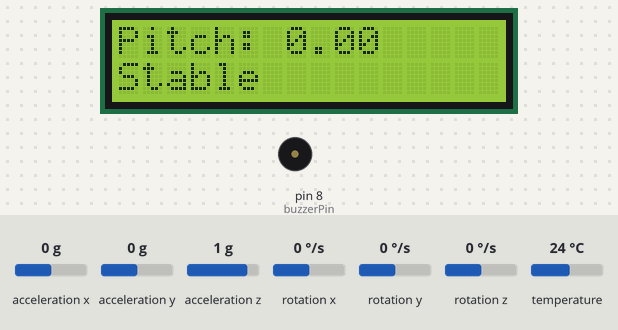
A sketch run on a simulated Arduino Uno, built with avr-gcc and run on an emulated ATmega328P. Shown: 16×2 character LCD, buzzer (waves = sounding). The inputs (shaded band) are chosen by the test bench; at power-on: acceleration y 0 g, acceleration z 1 g, acceleration x 0 g, rotation x 0 °/s, rotation y 0 °/s, rotation z 0 °/s, temperature 24 °C.

Above: at 1.2 s.
1.3 s: acceleration y set to -0.4 g
At 2.6 s:
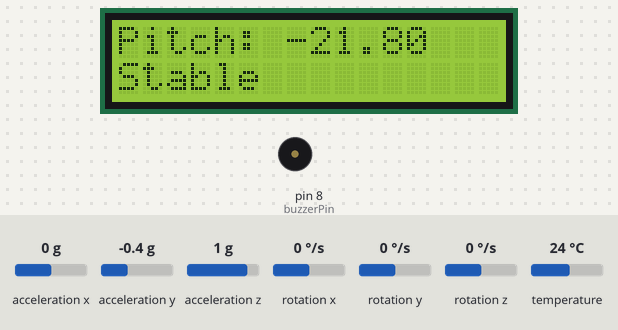
2.9 s: acceleration y set to -0.7 g
At 4.2 s:
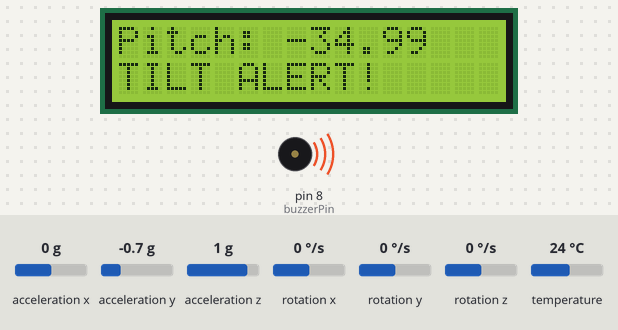
4.5 s: acceleration y set to 0 g
At 5.6 s:
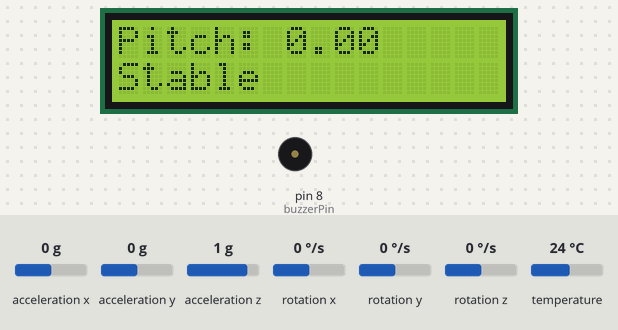
7.5 s: acceleration z set to 0.1 g
9.0 s: acceleration z set to -0.2 g
At 10.2 s:
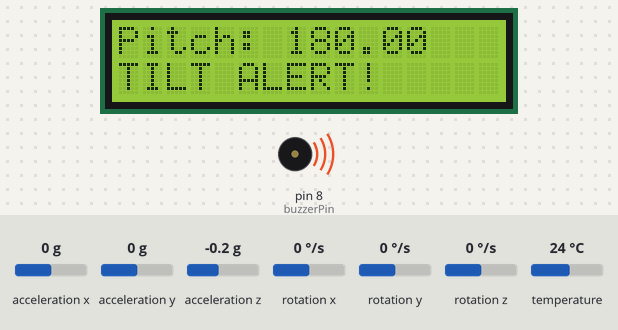
10.5 s: acceleration z set to 0 g
At 11.5 s:
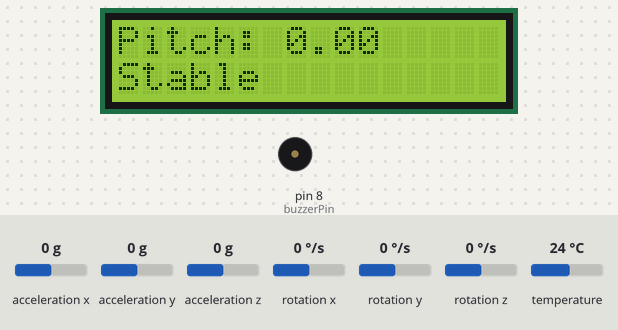
Timing chart, 0 to 13.1 s (numbered marks = the images above; inputs shaded):
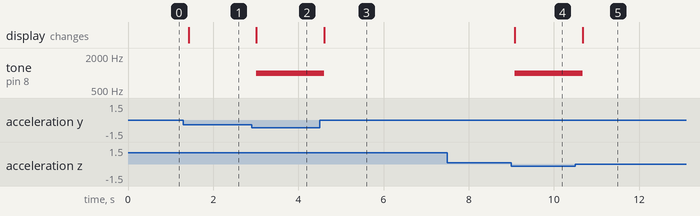

Measured:
- the behaviour switches between -0.5 and -0.6 g on acceleration y (found by bisection; images 1 and 2)
- the behaviour switches between 0 and -0.1 g on acceleration z (found by bisection; images 3 and 4)
- after the input at 1.3 s, the display: changes after 0.13 s (image 1)
- after the input at 2.9 s, tone on pin 8 (buzzerPin): silent → 1000 Hz after 0.11 s; the display: changes after 0.11 s (image 2)
- after the input at 4.5 s, tone on pin 8 (buzzerPin): 1000 Hz → silent after 0.11 s; the display: changes after 0.11 s (image 3)
- after the input at 7.5 s, every drawn part: stays the same
- after the input at 9.0 s, tone on pin 8 (buzzerPin): silent → 1000 Hz after 0.07 s; the display: changes after 0.07 s (image 4)
- after the input at 10.5 s, tone on pin 8 (buzzerPin): 1000 Hz → silent after 0.18 s; the display: changes after 0.18 s (image 5)

The sketch:

home_sep1_mpu6050.ino
```cpp
#include <Wire.h>
#include <Adafruit_MPU6050.h>
#include <Adafruit_Sensor.h>
#include <LiquidCrystal_I2C.h>

Adafruit_MPU6050 mpu;
LiquidCrystal_I2C lcd(0x27, 16, 2);
int buzzerPin = 8;

void setup() {
  Serial.begin(9600);
  Wire.begin();
  mpu.begin();
  lcd.init();
  lcd.backlight();
  pinMode(buzzerPin, OUTPUT);
}

void loop() {
  sensors_event_t a, g, temp;
  mpu.getEvent(&a, &g, &temp);

  float pitch = atan2(a.acceleration.y, a.acceleration.z) * 180 / PI;

  lcd.clear();
  lcd.setCursor(0, 0);
  lcd.print("Pitch: "); lcd.print(pitch);
  lcd.setCursor(0, 1);

  if (abs(pitch) > 30) {
    lcd.print("TILT ALERT!");
    tone(buzzerPin, 1000);
  } else {
    lcd.print("Stable");
    noTone(buzzerPin);
  }

  delay(200);
}
```
